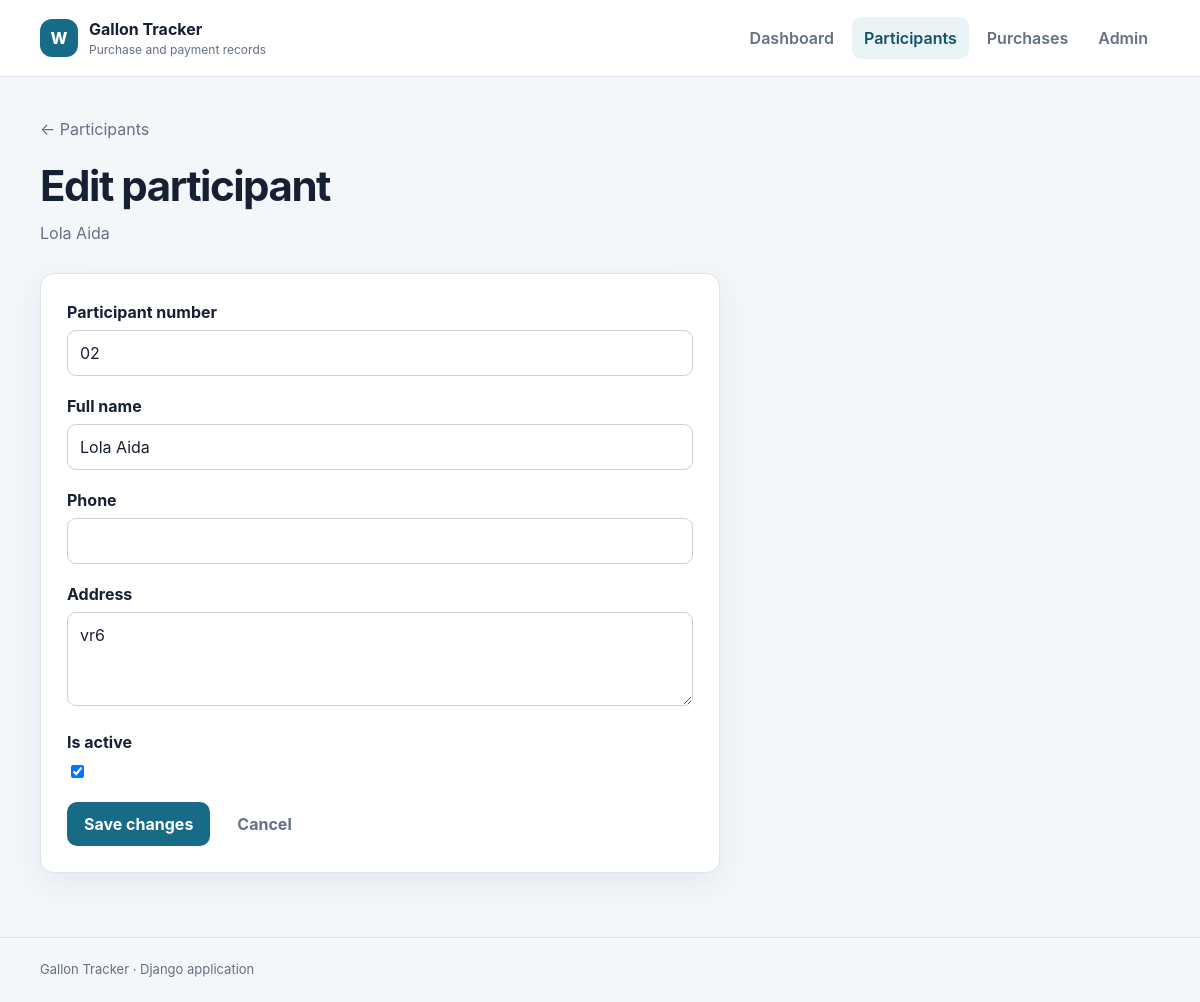
Page /participants/1/edit/ on the committed database.
### water/models.py (models this page shows, shortened)
class Participant(models.Model):
    participant_number = models.CharField(
        max_length=30,
        unique=True
    )
    full_name = models.CharField(max_length=150)
    phone = models.CharField(
        max_length=30,
        blank=True
    )
    address = models.TextField(blank=True)
    is_active = models.BooleanField(default=True)
    created_at = models.DateTimeField(
        auto_now_add=True
    )
    updated_at = models.DateTimeField(
        auto_now=True
    )

### water/views.py (the view)
# urls.py: path("participants/<int:pk>/edit/", views.participant_edit, name="participant_edit"),
def participant_edit(request, pk):
    participant = get_object_or_404(Participant, pk=pk)
    form = ParticipantForm(request.POST or None, instance=participant)
    if request.method == "POST" and form.is_valid():
        form.save()
        messages.success(request, "Participant updated successfully.")
        return redirect("water:participant_detail", pk=participant.pk)
    return render(request, "water/form_page.html", {
        "form": form,
        "title": "Edit participant",
        "subtitle": participant.full_name,
        "submit_label": "Save changes",
    })

### water/forms.py
class ParticipantForm(forms.ModelForm):
    class Meta:
        model = Participant
        fields = (
            "participant_number",
            "full_name",
            "phone",
            "address",
            "is_active",
        )
        widgets = {
            "address": forms.Textarea(attrs={"rows": 3}),
        }

### water/templates/water/form_page.html (shortened to what this page needs)
{% extends "water/base.html" %}
{% block content %}
<section class="page-heading">
    <a class="back-link" href="{% url 'water:participant_list' %}">← Participants</a>
    <h1>{{ title }}</h1>
    <p>{{ subtitle }}</p>
</section>
<form method="post" class="panel data-form">
    {% for field in form %}
        <div class="field{% if field.errors %} field-error{% endif %}">
            <label for="{{ field.id_for_label }}">{{ field.label }}</label>
            {{ field }}
        </div>
    {% endfor %}
    <div class="form-actions">
        <button class="button primary" type="submit">{{ submit_label }}</button>
        <a class="button quiet" href="{% url 'water:participant_list' %}">Cancel</a>
    </div>
</form>
{% endblock %}

### water/static/water/styles.css (style rules this page uses)
:root { color-scheme: light; --ink: #172033; --muted: #657085; --line: #dfe5ec; --surface: #ffffff; --canvas: #f4f7fa; --primary: #176b87; --primary-dark: #10536a; --blue-soft: #e6f4ff; --blue: #2581c4; --pink-soft: #fff0f5; --pink: #d85d8b; --green-soft: #e9f8ef; --green: #217a46; --amber-soft: #fff5db; --amber: #8a5b00; --red-soft: #fff0ee; --red: #a33a31; --radius: 14px; --shadow: 0 10px 30px rgba(23, 32, 51, 0.07); }
* { box-sizing: border-box; }
body { margin: 0; min-height: 100vh; color: var(--ink); background: var(--canvas); font-family: -apple-system, BlinkMacSystemFont, "Segoe UI", sans-serif; line-height: 1.5; }
a { color: var(--primary); text-underline-offset: 3px; }
.page-heading { margin-bottom: 28px; }
.page-heading h1 { margin: 5px 0 4px; font-size: clamp(30px, 5vw, 42px); letter-spacing: -0.035em; }
.page-heading p { margin: 0; color: var(--muted); }
.back-link { display: inline-block; margin-bottom: 8px; color: var(--muted); text-decoration: none; }
.button-row, .form-actions { display: flex; gap: 10px; flex-wrap: wrap; }
.button { display: inline-flex; min-height: 42px; align-items: center; justify-content: center; padding: 9px 16px; border: 1px solid transparent; border-radius: 10px; font: inherit; font-weight: 700; cursor: pointer; text-decoration: none; }
.button.primary { background: var(--primary); color: white; }
.button.quiet { color: var(--muted); }
.panel, .table-wrap { background: var(--surface); border: 1px solid var(--line); border-radius: var(--radius); box-shadow: var(--shadow); }
.data-form { width: min(680px, 100%); padding: 26px; }
.field { margin-bottom: 18px; }
.field label { display: block; margin-bottom: 6px; font-weight: 700; }
input, select, textarea { width: 100%; min-height: 44px; padding: 10px 12px; border: 1px solid #c9d2dc; border-radius: 9px; background: white; color: var(--ink); font: inherit; }
textarea { resize: vertical; }
input[type="checkbox"] { width: auto; min-height: auto; }
.form-actions { margin-top: 8px; }

### rows in the picture
Participant: full_name "Lola Aida", form "02" "Lola Aida" "vr6" "☑"

### other values in the picture
{{ title }} "Edit participant"
{{ field.label }} "Participant number" "Full name" "Phone" "Address" "Is active"
{{ submit_label }} "Save changes"
